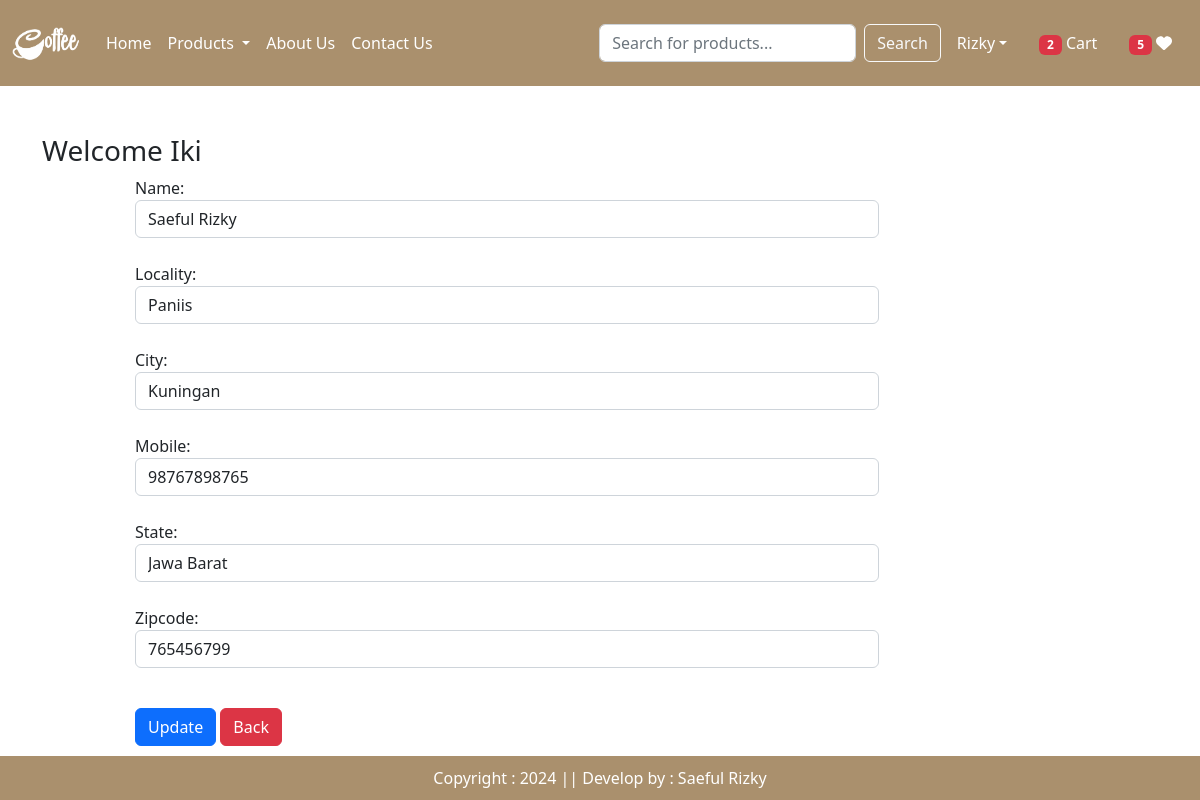
The app's page /updateAddress/2 (signed in) with its own data.
### app/models.py (models this page shows, shortened)
class Customer(models.Model):
    user = models.ForeignKey(User, on_delete=models.CASCADE)
    name = models.CharField(max_length=200)
    locality = models.CharField(max_length=200)
    city = models.CharField(max_length=50)
    mobile = models.IntegerField(default=0)
    zipcode = models.IntegerField()
    state = models.CharField(choices=STATE_CHOICES, max_length=100)

### app/views.py (the view, shortened to what this page needs)
# urls.py: path('updateAddress/<int:pk>', views.updateAddress.as_view(),name='updateAddress'),
@method_decorator(login_required,name='dispatch')
class updateAddress(View):
    def get(self, request, pk):
        add = Customer.objects.get(pk=pk)
        form = CustomerProfileForm(instance=add)
        totalitem = 0
        wishitem = 0
        if request.user.is_authenticated:
            totalitem = len(Cart.objects.filter(user=request.user))
            wishitem = len(Wishlist.objects.filter(user=request.user))
        return render(request, 'app/updateAddress.html',locals())

### app/forms.py
class CustomerProfileForm(forms.ModelForm):
    class Meta:
        model = Customer
        fields=['name','locality','city','mobile','state','zipcode']
        widgets={
            'name': forms.TextInput(attrs={'class': 'form-control'}),
            'locality': forms.TextInput(attrs={'class': 'form-control'}),
            'city': forms.TextInput(attrs={'class': 'form-control'}),
            'mobile': forms.NumberInput(attrs={'class': 'form-control'}),
            'state': forms.Select(attrs={'class': 'form-control'}),
            'zipcode': forms.NumberInput(attrs={'class': 'form-control'}),
        }

### app/templates/app/updateAddress.html (shortened to what this page needs)
{% extends 'app/base.html' %}
{% load static %}
{% block main-content %}
<div class="container my-5">
    <div class="row">
    <h3>Welcome <span class="text-capitalize">{{request.user}}</span></h3>
    </div>
    <div class="col-sm-8 offset-sm-1">
        <form action="" method="post">
        {% for fm in form %}
            {{fm.label_tag}} {{fm}} <small class="text-danger">{{fm.errors|striptags}}</small> <br>
        {% endfor %}
        <div class="col-12 mt-3">
            <button type="submit" class="btn btn-primary">Update</button>
            <a href="{% url 'address' %}" type='button' class='btn btn-danger'>Back</a>
         </div>
        </form>
    </div>
</div>
{% endblock main-content %}

### app/static/app/css/style.css (style rules this page uses)
html, body { height: 100%; }

### records on screen
Customer: form "Saeful Rizky" "Paniis" "Kuningan" "98767898765" "Jawa Barat" "765456799"

### other values on screen
{{ totalitem }} "2"
{{ wishitem }} "5"
{{ request.user }} "Iki"
{{ fm.label_tag }} "Name:" "Locality:" "City:" "Mobile:" "State:" "Zipcode:"
